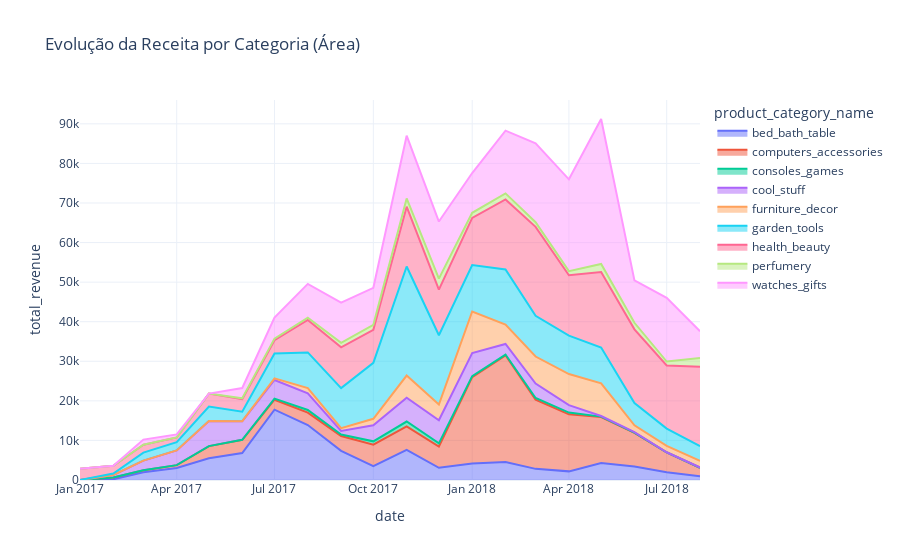

Here is the notebook cell this chart was saved with:
### Markdown cell above
### 3.1 Vazamento de Tendência por Categoria
Quais categorias estão crescendo?

### Code cell
df_cat_time = df.groupby(['date', 'product_category_name'])['total_revenue'].sum().reset_index()

fig = px.area(df_cat_time, x='date', y='total_revenue', color='product_category_name',
              title='Evolução da Receita por Categoria (Área)',
              template='plotly_white')
fig.show()

### Figure 1 — Plotly figure (JSON) as saved in the notebook; plotly's stock layout.template omitted (floating-point values rounded to 4 significant figures)
{"data": [{"fillpattern": {"shape": ""}, "hovertemplate": "product_category_name=bed_bath_table<br>date=%{x}<br>total_revenue=%{y}<extra></extra>", "legendgroup": "bed_bath_table", "line": {"color": "#636efa"}, "marker": {"symbol": "circle"}, "mode": "lines", "name": "bed_bath_table", "orientation": "v", "showlegend": true, "stackgroup": "1", "type": "scatter", "x": ["2017-01-01T00:00:00", "2017-02-01T00:00:00", "2017-03-01T00:00:00", "2017-04-01T00:00:00", "2017-05-01T00:00:00", "2017-06-01T00:00:00", "2017-07-01T00:00:00", "2017-08-01T00:00:00", "2017-09-01T00:00:00", "2017-10-01T00:00:00", "2017-11-01T00:00:00", "2017-12-01T00:00:00", "2018-01-01T00:00:00", "2018-02-01T00:00:00", "2018-03-01T00:00:00", "2018-04-01T00:00:00", "2018-05-01T00:00:00", "2018-06-01T00:00:00", "2018-07-01T00:00:00", "2018-08-01T00:00:00"], "xaxis": "x", "y": [0, 179.8, 1978.0, 3057.0, 5475.0, 6813.0, 17760.0, 13890.0, 7382.0, 3520.0, 7642.0, 3078.0, 4191.0, 4562.0, 2816.0, 2180.0, 4266.0, 3418.0, 1961.0, 916.8], "yaxis": "y"}, {"fillpattern": {"shape": ""}, "hovertemplate": "product_category_name=computers_accessories<br>date=%{x}<br>total_revenue=%{y}<extra></extra>", "legendgroup": "computers_accessories", "line": {"color": "#EF553B"}, "marker": {"symbol": "circle"}, "mode": "lines", "name": "computers_accessories", "orientation": "v", "showlegend": true, "stackgroup": "1", "type": "scatter", "x": ["2017-01-01T00:00:00", "2017-02-01T00:00:00", "2017-03-01T00:00:00", "2017-04-01T00:00:00", "2017-05-01T00:00:00", "2017-06-01T00:00:00", "2017-07-01T00:00:00", "2017-08-01T00:00:00", "2017-09-01T00:00:00", "2017-10-01T00:00:00", "2017-11-01T00:00:00", "2017-12-01T00:00:00", "2018-01-01T00:00:00", "2018-02-01T00:00:00", "2018-03-01T00:00:00", "2018-04-01T00:00:00", "2018-05-01T00:00:00", "2018-06-01T00:00:00", "2018-07-01T00:00:00", "2018-08-01T00:00:00"], "xaxis": "x", "y": [0, 480.0, 480.0, 700.0, 3095.0, 3339.0, 2524.0, 3124.0, 3732.0, 5399.0, 5885.0, 5377.0, 21800.0, 26950.0, 17486, 14400.0, 11650.0, 8485.0, 5010.0, 2185.0], "yaxis": "y"}, {"fillpattern": {"shape": ""}, "hovertemplate": "product_category_name=consoles_games<br>date=%{x}<br>total_revenue=%{y}<extra></extra>", "legendgroup": "consoles_games", "line": {"color": "#00cc96"}, "marker": {"symbol": "circle"}, "mode": "lines", "name": "consoles_games", "orientation": "v", "showlegend": true, "stackgroup": "1", "type": "scatter", "x": ["2017-01-01T00:00:00", "2017-02-01T00:00:00", "2017-03-01T00:00:00", "2017-04-01T00:00:00", "2017-05-01T00:00:00", "2017-06-01T00:00:00", "2017-07-01T00:00:00", "2017-08-01T00:00:00", "2017-09-01T00:00:00", "2017-10-01T00:00:00", "2017-11-01T00:00:00", "2017-12-01T00:00:00", "2018-01-01T00:00:00", "2018-02-01T00:00:00", "2018-03-01T00:00:00", "2018-04-01T00:00:00", "2018-05-01T00:00:00", "2018-06-01T00:00:00", "2018-07-01T00:00:00", "2018-08-01T00:00:00"], "xaxis": "x", "y": [0, 0, 0, 0, 0, 0, 278.6, 696.5, 358.2, 851.2, 1250.0, 808.5, 271.2, 195, 424.2, 450.6, 108.6, 72.4, 36.2, 0], "yaxis": "y"}, {"fillpattern": {"shape": ""}, "hovertemplate": "product_category_name=cool_stuff<br>date=%{x}<br>total_revenue=%{y}<extra></extra>", "legendgroup": "cool_stuff", "line": {"color": "#ab63fa"}, "marker": {"symbol": "circle"}, "mode": "lines", "name": "cool_stuff", "orientation": "v", "showlegend": true, "stackgroup": "1", "type": "scatter", "x": ["2017-01-01T00:00:00", "2017-02-01T00:00:00", "2017-03-01T00:00:00", "2017-04-01T00:00:00", "2017-05-01T00:00:00", "2017-06-01T00:00:00", "2017-07-01T00:00:00", "2017-08-01T00:00:00", "2017-09-01T00:00:00", "2017-10-01T00:00:00", "2017-11-01T00:00:00", "2017-12-01T00:00:00", "2018-01-01T00:00:00", "2018-02-01T00:00:00", "2018-03-01T00:00:00", "2018-04-01T00:00:00", "2018-05-01T00:00:00", "2018-06-01T00:00:00", "2018-07-01T00:00:00", "2018-08-01T00:00:00"], "xaxis": "x", "y": [0, 599.9, 2440.0, 3720.0, 6339.0, 4710.0, 4715.0, 4206.0, 929.4, 4064.0, 6019.0, 5833.0, 5833.0, 2676.0, 3642.0, 1898.0, 140, 130, 0, 65], "yaxis": "y"}, {"fillpattern": {"shape": ""}, "hovertemplate": "product_category_name=furniture_decor<br>date=%{x}<br>total_revenue=%{y}<extra></extra>", "legendgroup": "furniture_decor", "line": {"color": "#FFA15A"}, "marker": {"symbol": "circle"}, "mode": "lines", "name": "furniture_decor", "orientation": "v", "showlegend": true, "stackgroup": "1", "type": "scatter", "x": ["2017-01-01T00:00:00", "2017-02-01T00:00:00", "2017-03-01T00:00:00", "2017-04-01T00:00:00", "2017-05-01T00:00:00", "2017-06-01T00:00:00", "2017-07-01T00:00:00", "2017-08-01T00:00:00", "2017-09-01T00:00:00", "2017-10-01T00:00:00", "2017-11-01T00:00:00", "2017-12-01T00:00:00", "2018-01-01T00:00:00", "2018-02-01T00:00:00", "2018-03-01T00:00:00", "2018-04-01T00:00:00", "2018-05-01T00:00:00", "2018-06-01T00:00:00", "2018-07-01T00:00:00", "2018-08-01T00:00:00"], "xaxis": "x", "y": [0, 0, 0, 0, 0, 0, 413.4, 1321.0, 691.2, 1642.0, 5597.0, 3978.0, 10490.0, 4874.0, 6838.0, 7835.0, 8254.0, 1704.0, 1629.0, 1659.0], "yaxis": "y"}, {"fillpattern": {"shape": ""}, "hovertemplate": "product_category_name=garden_tools<br>date=%{x}<br>total_revenue=%{y}<extra></extra>", "legendgroup": "garden_tools", "line": {"color": "#19d3f3"}, "marker": {"symbol": "circle"}, "mode": "lines", "name": "garden_tools", "orientation": "v", "showlegend": true, "stackgroup": "1", "type": "scatter", "x": ["2017-01-01T00:00:00", "2017-02-01T00:00:00", "2017-03-01T00:00:00", "2017-04-01T00:00:00", "2017-05-01T00:00:00", "2017-06-01T00:00:00", "2017-07-01T00:00:00", "2017-08-01T00:00:00", "2017-09-01T00:00:00", "2017-10-01T00:00:00", "2017-11-01T00:00:00", "2017-12-01T00:00:00", "2018-01-01T00:00:00", "2018-02-01T00:00:00", "2018-03-01T00:00:00", "2018-04-01T00:00:00", "2018-05-01T00:00:00", "2018-06-01T00:00:00", "2018-07-01T00:00:00", "2018-08-01T00:00:00"], "xaxis": "x", "y": [0, 380.0, 2019.0, 2087.0, 3634.0, 2391.0, 6282.0, 9010.0, 10130.0, 14120.0, 27560.0, 17510.0, 11750.0, 13940.0, 10290.0, 9696.0, 9063, 5645.0, 4358.0, 3709.0], "yaxis": "y"}, {"fillpattern": {"shape": ""}, "hovertemplate": "product_category_name=health_beauty<br>date=%{x}<br>total_revenue=%{y}<extra></extra>", "legendgroup": "health_beauty", "line": {"color": "#FF6692"}, "marker": {"symbol": "circle"}, "mode": "lines", "name": "health_beauty", "orientation": "v", "showlegend": true, "stackgroup": "1", "type": "scatter", "x": ["2017-01-01T00:00:00", "2017-02-01T00:00:00", "2017-03-01T00:00:00", "2017-04-01T00:00:00", "2017-05-01T00:00:00", "2017-06-01T00:00:00", "2017-07-01T00:00:00", "2017-08-01T00:00:00", "2017-09-01T00:00:00", "2017-10-01T00:00:00", "2017-11-01T00:00:00", "2017-12-01T00:00:00", "2018-01-01T00:00:00", "2018-02-01T00:00:00", "2018-03-01T00:00:00", "2018-04-01T00:00:00", "2018-05-01T00:00:00", "2018-06-01T00:00:00", "2018-07-01T00:00:00", "2018-08-01T00:00:00"], "xaxis": "x", "y": [2864.0, 1944.0, 2005.0, 1195.0, 3299.0, 3164.0, 3348.0, 8224.0, 10300.0, 8362.0, 15110.0, 11520.0, 11910.0, 17700.0, 22480.0, 15260.0, 19080.0, 18610.0, 15950.0, 20080.0], "yaxis": "y"}, {"fillpattern": {"shape": ""}, "hovertemplate": "product_category_name=perfumery<br>date=%{x}<br>total_revenue=%{y}<extra></extra>", "legendgroup": "perfumery", "line": {"color": "#B6E880"}, "marker": {"symbol": "circle"}, "mode": "lines", "name": "perfumery", "orientation": "v", "showlegend": true, "stackgroup": "1", "type": "scatter", "x": ["2017-01-01T00:00:00", "2017-02-01T00:00:00", "2017-03-01T00:00:00", "2017-04-01T00:00:00", "2017-05-01T00:00:00", "2017-06-01T00:00:00", "2017-07-01T00:00:00", "2017-08-01T00:00:00", "2017-09-01T00:00:00", "2017-10-01T00:00:00", "2017-11-01T00:00:00", "2017-12-01T00:00:00", "2018-01-01T00:00:00", "2018-02-01T00:00:00", "2018-03-01T00:00:00", "2018-04-01T00:00:00", "2018-05-01T00:00:00", "2018-06-01T00:00:00", "2018-07-01T00:00:00", "2018-08-01T00:00:00"], "xaxis": "x", "y": [0, 0, 0, 0, 0, 228.0, 398.9, 541.4, 1111.0, 1254.0, 2084.0, 2784.0, 1277.0, 1525.0, 1178.0, 1044.0, 2038.0, 1668.0, 993.4, 2187.0], "yaxis": "y"}, {"fillpattern": {"shape": ""}, "hovertemplate": "product_category_name=watches_gifts<br>date=%{x}<br>total_revenue=%{y}<extra></extra>", "legendgroup": "watches_gifts", "line": {"color": "#FF97FF"}, "marker": {"symbol": "circle"}, "mode": "lines", "name": "watches_gifts", "orientation": "v", "showlegend": true, "stackgroup": "1", "type": "scatter", "x": ["2017-01-01T00:00:00", "2017-02-01T00:00:00", "2017-03-01T00:00:00", "2017-04-01T00:00:00", "2017-05-01T00:00:00", "2017-06-01T00:00:00", "2017-07-01T00:00:00", "2017-08-01T00:00:00", "2017-09-01T00:00:00", "2017-10-01T00:00:00", "2017-11-01T00:00:00", "2017-12-01T00:00:00", "2018-01-01T00:00:00", "2018-02-01T00:00:00", "2018-03-01T00:00:00", "2018-04-01T00:00:00", "2018-05-01T00:00:00", "2018-06-01T00:00:00", "2018-07-01T00:00:00", "2018-08-01T00:00:00"], "xaxis": "x", "y": [0, 0, 1283.0, 766.8, 0, 2601.0, 5326.0, 8544.0, 10190.0, 9361.0, 15860.0, 14420.0, 10050.0, 15850.0, 19890.0, 23210.0, 36630.0, 10710.0, 16120.0, 6778.0], "yaxis": "y"}], "layout": {"legend": {"title": {"text": "product_category_name"}, "tracegroupgap": 0}, "title": {"text": "Evolução da Receita por Categoria (Área)"}, "xaxis": {"anchor": "y", "domain": [0, 1], "title": {"text": "date"}}, "yaxis": {"anchor": "x", "domain": [0, 1], "title": {"text": "total_revenue"}}}}
